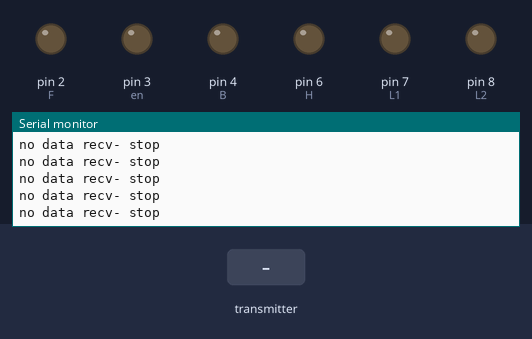
The sketch below on a simulated Arduino Uno, built with avr-gcc and run on an emulated ATmega328P. Shown: output pins drawn as LEDs (lit = HIGH), the last lines printed to the serial monitor. The inputs (shaded band) are chosen by the test bench. No radio packets arrive unless stated.

Above: at 1.2 s.
1.3 s: the transmitter starts sending data.0 = 0
At 2.3 s:
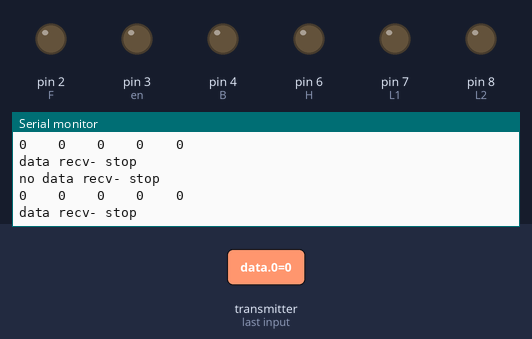
2.9 s: the transmitter starts sending data.1 = 0
5.9 s: the transmitter starts sending data.2 = 256
8.9 s: the transmitter starts sending data.3 = 0
11.9 s: the transmitter starts sending data.4 = 256
14.9 s: the transmitter starts sending data.0 = 256
At 15.8 s:
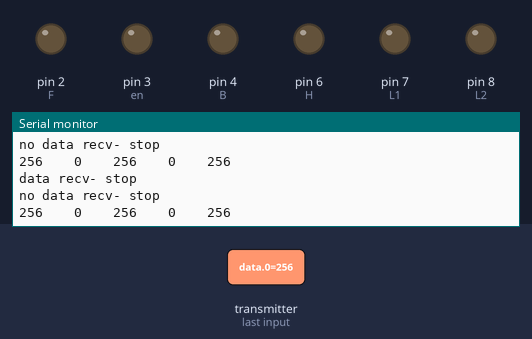

The sketch:

Loco-control_RX.ino
```cpp
/* nrf24 RC controller for locomotive - Receiver
    9.04.2020
*/
#include <SPI.h>
#include <nRF24L01.h>
#include <RF24.h>


#define en 3//conneced pin num//
#define F 2//conneced pin num//
#define B 4//conneced pin num//
#define L1 7//conneced pin num//
#define L2 8//conneced pin num//
#define H 6//conneced pin num//


int data[5];


RF24 radio(9, 10);  //CE, CSN

const byte password[6] = "00011"; //*enter a security code


void setup() {
  pinMode(en, OUTPUT);
  pinMode(F, OUTPUT);
  pinMode(B, OUTPUT);
  pinMode(L1, OUTPUT);
  pinMode(L2, OUTPUT);
  pinMode(H, OUTPUT);
  Serial.begin(9600);
  radio.begin();
  radio.openReadingPipe(0, password);
  radio.setPALevel(RF24_PA_MIN);
  radio.startListening();


}
boolean button1 = false;
boolean button2 = false;


void loop() {

  while (radio.available()) {

    radio.read(data, sizeof(data));

    Serial.print(data[0]);
    Serial.print("    ");
    Serial.print(data[1]);
    Serial.print("    ");
    Serial.print(data[2]);
    Serial.print("    ");
    Serial.print(data[3]);
    Serial.print("    ");
    Serial.println(data[4]);


    if (data[2] == 1) {
      button1 = true;
    } else {
      if (button1) {
        light1();
        button1 = false;
      }
    }

    if (data[3] == 1) {
      button2 = true;
    } else {
      if (button2) {
        light2();
        button2 = false;
      }
    }

    if (data[4] == 1) {
      digitalWrite(H,HIGH);
    } else if (data[4] == 0) {
    digitalWrite(H,LOW);
    }


    if (data[1] == 0) {
      analogWrite(en, 0);
      digitalWrite(F, LOW);            //stop
      digitalWrite(B, LOW);
      Serial.println("data recv- stop");

    } else if (data[1] == 1) {
      analogWrite(en, data[0]);
      digitalWrite(F, HIGH);           //forword
      digitalWrite(B, LOW);
      Serial.println("data recv- forw");

    } else if (data[1] == 2) {
      analogWrite(en, data[0]);
      digitalWrite(B, HIGH);           //backword
      digitalWrite(F, LOW);
      Serial.println("data recv- bacck");

    }

  }

  analogWrite(en, 0);
  digitalWrite(F, LOW);            //stop
  digitalWrite(B, LOW);
  Serial.println("no data recv- stop");
}


void light1() {
  if (digitalRead(7) == HIGH) {
    digitalWrite(7, LOW);
  } else {
    digitalWrite(7, HIGH);
  }
}

void light2() {
  if (digitalRead(8) == HIGH) {
    digitalWrite(8, LOW);
  } else {
    digitalWrite(8, HIGH);
  }
}
/****
void hornstart() {


  tone1.play(NOTE_C4);
  tone2.play(NOTE_E4);
  // tone3.play(NOTE_A4);

  /*  if(T-millis()>1000/440){
      T=millis();
     digitalWrite(11,!digitalRead(11));
    }*/
/*****
  horn = true;
}


void hornstop() {

  if (horn) {
    tone1.play(NOTE_C3, 200);
   tone2.play(NOTE_E3, 200);

    delay(200);
    tone1.stop();
    tone2.stop();
    //  tone3.stop();

    horn = false;
  } else {
    tone1.stop();
    tone2.stop();
    //  tone3.stop();
  }
}*****/
```

Measured:
- after the input at 1.3 s, the serial monitor: prints a new line after 0.08 s (image 1)
- after the input at 14.9 s, the serial monitor: prints a new line after 0.08 s (image 2)
